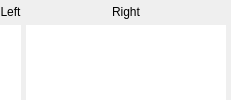
             <widget class="QWidget" name="page_view_leftright">
              <layout class="QHBoxLayout" name="horizontalLayout_3">
               <property name="spacing">
                <number>5</number>
               </property>
               <property name="leftMargin">
                <number>0</number>
               </property>
               <property name="topMargin">
                <number>5</number>
               </property>
               <property name="rightMargin">
                <number>5</number>
               </property>
               <property name="bottomMargin">
                <number>0</number>
               </property>
               <item>
                <widget class="QFrame" name="frame_6">
                 <property name="frameShape">
                  <enum>QFrame::NoFrame</enum>
                 </property>
                 <property name="frameShadow">
                  <enum>QFrame::Raised</enum>
                 </property>
                 <layout class="QVBoxLayout" name="verticalLayout_32">
                  <property name="leftMargin">
                   <number>0</number>
                  </property>
                  <property name="topMargin">
                   <number>0</number>
                  </property>
                  <property name="rightMargin">
                   <number>0</number>
                  </property>
                  <property name="bottomMargin">
                   <number>0</number>
                  </property>
                  <item>
                   <widget class="QFrame" name="frame_25">
                    <property name="frameShape">
                     <enum>QFrame::NoFrame</enum>
                    </property>
                    <property name="frameShadow">
                     <enum>QFrame::Raised</enum>
                    </property>
                    <layout class="QHBoxLayout" name="horizontalLayout_19">
                     <property name="spacing">
                      <number>5</number>
                     </property>
                     <property name="leftMargin">
                      <number>0</number>
                     </property>
                     <property name="topMargin">
                      <number>0</number>
                     </property>
                     <property name="rightMargin">
                      <number>0</number>
                     </property>
                     <property name="bottomMargin">
                      <number>0</number>
                     </property>
                     <item>
                      <widget class="QFrame" name="frame_26">
                       <property name="frameShape">
                        <enum>QFrame::NoFrame</enum>
                       </property>
                       <property name="frameShadow">
                        <enum>QFrame::Raised</enum>
                       </property>
                       <layout class="QVBoxLayout" name="verticalLayout_30">
                        <property name="leftMargin">
                         <number>0</number>
                        </property>
                        <property name="topMargin">
                         <number>0</number>
                        </property>
                        <property name="rightMargin">
                         <number>0</number>
                        </property>
                        <property name="bottomMargin">
                         <number>0</number>
                        </property>
                        <item>
                         <widget class="QLabel" name="label_81">
                          <property name="text">
                           <string>Left</string>
                          </property>
                          <property name="alignment">
                           <set>Qt::AlignCenter</set>
                          </property>
                         </widget>
                        </item>
                        <item>
                         <widget class="QLabel" name="image_rear_2">
                          <property name="sizePolicy">
                           <sizepolicy hsizetype="Preferred" vsizetype="Expanding">
                            <horstretch>0</horstretch>
                            <verstretch>0</verstretch>
                           </sizepolicy>
                          </property>
                          <property name="styleSheet">
                           <string notr="true">background: white;
</string>
                          </property>
                          <property name="text">
                           <string/>
                          </property>
                          <property name="alignment">
                           <set>Qt::AlignCenter</set>
                          </property>
                          <property name="indent">
                           <number>0</number>
                          </property>
                         </widget>
                        </item>
                       </layout>
                      </widget>
                     </item>
                     <item>
                      <widget class="QFrame" name="frame_27">
                       <property name="frameShape">
                        <enum>QFrame::NoFrame</enum>
                       </property>
                       <property name="frameShadow">
                        <enum>QFrame::Raised</enum>
                       </property>
                       <layout class="QVBoxLayout" name="verticalLayout_31">
                        <property name="leftMargin">
                         <number>0</number>
                        </property>
                        <property name="topMargin">
                         <number>0</number>
                        </property>
                        <property name="rightMargin">
                         <number>0</number>
                        </property>
                        <property name="bottomMargin">
                         <number>0</number>
                        </property>
                        <item>
                         <widget class="QLabel" name="label_82">
                          <property name="text">
                           <string>Right</string>
                          </property>
                          <property name="alignment">
                           <set>Qt::AlignCenter</set>
                          </property>
                         </widget>
                        </item>
                        <item>
                         <widget class="QLabel" name="image_front_2">
                          <property name="sizePolicy">
                           <sizepolicy hsizetype="Preferred" vsizetype="Expanding">
                            <horstretch>0</horstretch>
                            <verstretch>0</verstretch>
                           </sizepolicy>
                          </property>
                          <property name="minimumSize">
                           <size>
                            <width>200</width>
                            <height>0</height>
                           </size>
                          </property>
                          <property name="styleSheet">
                           <string notr="true">background: white;
</string>
                          </property>
                          <property name="text">
                           <string/>
                          </property>
                          <property name="alignment">
                           <set>Qt::AlignCenter</set>
                          </property>
                          <property name="indent">
                           <number>0</number>
                          </property>
                         </widget>
                        </item>
                       </layout>
                      </widget>
                     </item>
                    </layout>
                   </widget>
                  </item>
                 </layout>
                </widget>
               </item>
              </layout>
             </widget>
